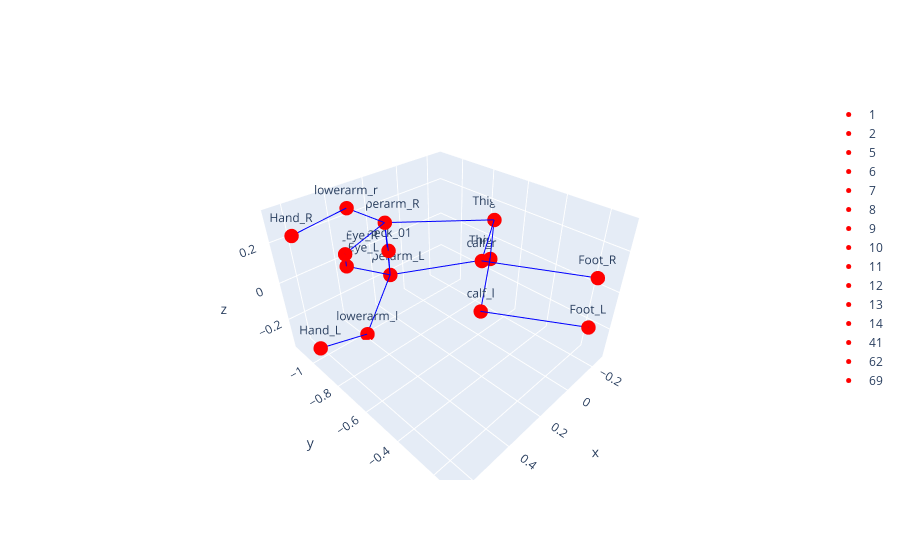

The code cell stored with this chart in its notebook:
### Code cell
visualize_unity_3d_pose(unity_pose_3d, unity_mhr70_mapping, mhr70_skeleton_links)

### Figure 1 — Plotly figure (JSON) as saved in the notebook; plotly's stock layout.template omitted (floating-point values rounded to 4 significant figures)
{"data": [{"marker": {"color": "red", "size": 5}, "mode": "markers+text", "name": "1", "text": ["Bone_Eye_L"], "textposition": "top center", "type": "scatter3d", "x": [0.3641], "y": [-1.126], "z": [-0.0408]}, {"marker": {"color": "red", "size": 5}, "mode": "markers+text", "name": "2", "text": ["Bone_Eye_R"], "textposition": "top center", "type": "scatter3d", "x": [0.3623], "y": [-1.126], "z": [0.02453]}, {"marker": {"color": "red", "size": 5}, "mode": "markers+text", "name": "5", "text": ["Upperarm_L"], "textposition": "top center", "type": "scatter3d", "x": [0.1596], "y": [-1.064], "z": [-0.156]}, {"marker": {"color": "red", "size": 5}, "mode": "markers+text", "name": "6", "text": ["Upperarm_R"], "textposition": "top center", "type": "scatter3d", "x": [0.1653], "y": [-1.065], "z": [0.1388]}, {"marker": {"color": "red", "size": 5}, "mode": "markers+text", "name": "7", "text": ["lowerarm_l"], "textposition": "top center", "type": "scatter3d", "x": [0.3981], "y": [-0.9687], "z": [-0.3461]}, {"marker": {"color": "red", "size": 5}, "mode": "markers+text", "name": "8", "text": ["lowerarm_r"], "textposition": "top center", "type": "scatter3d", "x": [0.4117], "y": [-0.9786], "z": [0.3232]}, {"marker": {"color": "red", "size": 5}, "mode": "markers+text", "name": "9", "text": ["Thigh_L"], "textposition": "top center", "type": "scatter3d", "x": [-0.2509], "y": [-0.7558], "z": [-0.1057]}, {"marker": {"color": "red", "size": 5}, "mode": "markers+text", "name": "10", "text": ["Thigh_R"], "textposition": "top center", "type": "scatter3d", "x": [-0.264], "y": [-0.7558], "z": [0.1105]}, {"marker": {"color": "red", "size": 5}, "mode": "markers+text", "name": "11", "text": ["calf_l"], "textposition": "top center", "type": "scatter3d", "x": [0.0918], "y": [-0.5159], "z": [-0.1253]}, {"marker": {"color": "red", "size": 5}, "mode": "markers+text", "name": "12", "text": ["calf_r"], "textposition": "top center", "type": "scatter3d", "x": [0.08709], "y": [-0.5283], "z": [0.1284]}, {"marker": {"color": "red", "size": 5}, "mode": "markers+text", "name": "13", "text": ["Foot_L"], "textposition": "top center", "type": "scatter3d", "x": [-0.138], "y": [-0.1176], "z": [-0.1176]}, {"marker": {"color": "red", "size": 5}, "mode": "markers+text", "name": "14", "text": ["Foot_R"], "textposition": "top center", "type": "scatter3d", "x": [-0.1197], "y": [-0.1176], "z": [0.1403]}, {"marker": {"color": "red", "size": 5}, "mode": "markers+text", "name": "41", "text": ["Hand_R"], "textposition": "top center", "type": "scatter3d", "x": [0.6534], "y": [-1.002], "z": [0.2806]}, {"marker": {"color": "red", "size": 5}, "mode": "markers+text", "name": "62", "text": ["Hand_L"], "textposition": "top center", "type": "scatter3d", "x": [0.6388], "y": [-0.9902], "z": [-0.2972]}, {"marker": {"color": "red", "size": 5}, "mode": "markers+text", "name": "69", "text": ["neck_01"], "textposition": "top center", "type": "scatter3d", "x": [0.1656], "y": [-1.054], "z": [-0.008641]}, {"line": {"color": "blue", "width": 2}, "mode": "lines", "showlegend": false, "type": "scatter3d", "x": [0.1656, 0.1596], "y": [-1.054, -1.064], "z": [-0.008641, -0.156]}, {"line": {"color": "blue", "width": 2}, "mode": "lines", "showlegend": false, "type": "scatter3d", "x": [0.1656, 0.1653], "y": [-1.054, -1.065], "z": [-0.008641, 0.1388]}, {"line": {"color": "blue", "width": 2}, "mode": "lines", "showlegend": false, "type": "scatter3d", "x": [0.1596, 0.1653], "y": [-1.064, -1.065], "z": [-0.156, 0.1388]}, {"line": {"color": "blue", "width": 2}, "mode": "lines", "showlegend": false, "type": "scatter3d", "x": [0.1596, 0.3641], "y": [-1.064, -1.126], "z": [-0.156, -0.0408]}, {"line": {"color": "blue", "width": 2}, "mode": "lines", "showlegend": false, "type": "scatter3d", "x": [0.1653, 0.3623], "y": [-1.065, -1.126], "z": [0.1388, 0.02453]}, {"line": {"color": "blue", "width": 2}, "mode": "lines", "showlegend": false, "type": "scatter3d", "x": [0.3641, 0.3623], "y": [-1.126, -1.126], "z": [-0.0408, 0.02453]}, {"line": {"color": "blue", "width": 2}, "mode": "lines", "showlegend": false, "type": "scatter3d", "x": [0.1596, 0.3981], "y": [-1.064, -0.9687], "z": [-0.156, -0.3461]}, {"line": {"color": "blue", "width": 2}, "mode": "lines", "showlegend": false, "type": "scatter3d", "x": [0.3981, 0.6388], "y": [-0.9687, -0.9902], "z": [-0.3461, -0.2972]}, {"line": {"color": "blue", "width": 2}, "mode": "lines", "showlegend": false, "type": "scatter3d", "x": [0.1653, 0.4117], "y": [-1.065, -0.9786], "z": [0.1388, 0.3232]}, {"line": {"color": "blue", "width": 2}, "mode": "lines", "showlegend": false, "type": "scatter3d", "x": [0.4117, 0.6534], "y": [-0.9786, -1.002], "z": [0.3232, 0.2806]}, {"line": {"color": "blue", "width": 2}, "mode": "lines", "showlegend": false, "type": "scatter3d", "x": [-0.2509, -0.264], "y": [-0.7558, -0.7558], "z": [-0.1057, 0.1105]}, {"line": {"color": "blue", "width": 2}, "mode": "lines", "showlegend": false, "type": "scatter3d", "x": [0.1596, -0.2509], "y": [-1.064, -0.7558], "z": [-0.156, -0.1057]}, {"line": {"color": "blue", "width": 2}, "mode": "lines", "showlegend": false, "type": "scatter3d", "x": [0.1653, -0.264], "y": [-1.065, -0.7558], "z": [0.1388, 0.1105]}, {"line": {"color": "blue", "width": 2}, "mode": "lines", "showlegend": false, "type": "scatter3d", "x": [-0.2509, 0.0918], "y": [-0.7558, -0.5159], "z": [-0.1057, -0.1253]}, {"line": {"color": "blue", "width": 2}, "mode": "lines", "showlegend": false, "type": "scatter3d", "x": [0.0918, -0.138], "y": [-0.5159, -0.1176], "z": [-0.1253, -0.1176]}, {"line": {"color": "blue", "width": 2}, "mode": "lines", "showlegend": false, "type": "scatter3d", "x": [-0.264, 0.08709], "y": [-0.7558, -0.5283], "z": [0.1105, 0.1284]}, {"line": {"color": "blue", "width": 2}, "mode": "lines", "showlegend": false, "type": "scatter3d", "x": [0.08709, -0.1197], "y": [-0.5283, -0.1176], "z": [0.1284, 0.1403]}], "layout": {}}
